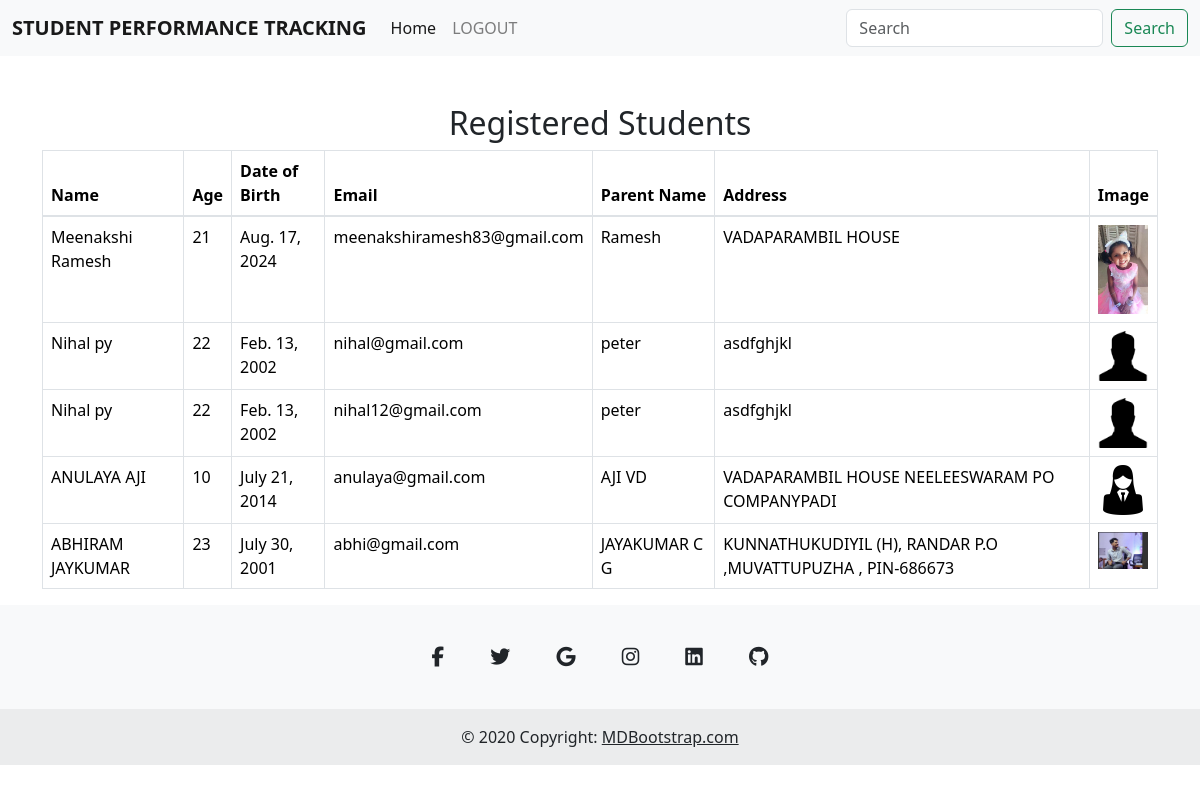
The page /faculty/students/ on the database its author committed.
### faculty/models.py (models this page shows)
class Student(models.Model):
    name =models.CharField(max_length=100)
    age = models.IntegerField()
    dob = models.DateField()
    address = models.TextField()
    email = models.EmailField(unique=True)
    image = models.ImageField(upload_to='student_images/')
    parent_name = models.CharField(max_length=100)
    password = models.CharField(max_length=100)

### faculty/views.py (the view)
# urls.py: path('students/', views.student_list, name='student_list'),
def student_list(request):
    students = Student.objects.all()  # Retrieve all students from the database
    return render(request, 'faculty/view_Stud.html', {'students': students})

### faculty/templates/faculty/view_Stud.html (shortened to what this page needs)
<!DOCTYPE html>
<html lang="en">
<head>
    <link href="https://stackpath.bootstrapcdn.com/bootstrap/4.5.2/css/bootstrap.min.css" rel="stylesheet">
    <link href="https://cdn.jsdelivr.net/npm/bootstrap@5.3.3/dist/css/bootstrap.min.css" rel="stylesheet"
>
</head>
<body>
 <nav class="navbar navbar-expand-lg navbar-light bg-light">
    <div class="container-fluid">
        <a class="navbar-brand" href="{% url 'faculty:faculty_home'%}"><b>STUDENT PERFORMANCE TRACKING</b> </a>
        <div class="collapse navbar-collapse" id="navbarScroll">
            <ul class="navbar-nav me-auto my-2 my-lg-0 navbar-nav-scroll" style="--bs-scroll-height: 100px;">
                <li class="nav-item">
                    <a class="nav-link active" aria-current="page" href="{% url 'faculty:faculty_home'%}">Home</a>
                </li>
                <li class="nav-item">
                    <a class="nav-link" href="{% url 'Administrator:index' %}">LOGOUT</a>
                </li>
                    </ul>
            <form class="d-flex">
                <input class="form-control me-2" type="search" placeholder="Search" aria-label="Search">
                <button class="btn btn-outline-success" type="submit">Search</button>
            </form>
        </div>
    </div>
</nav>
<div class="container mt-5">
    <h2 class="text-center">Registered Students</h2>
    <table class="table table-bordered">
        <thead>
            <tr>
                <th>Name</th>
                <th>Age</th>
                <th>Date of Birth</th>
                <th>Email</th>
                <th>Parent Name</th>
                <th>Address</th>
                <th>Image</th>
            </tr>
        </thead>
        <tbody>
            {% for student in students %}
            <tr>
                <td>{{ student.name }}</td>
                <td>{{ student.age }}</td>
                <td>{{ student.dob }}</td>
                <td>{{ student.email }}</td>
                <td>{{ student.parent_name }}</td>
                <td>{{ student.address }}</td>
                <td>
                    {% if student.image %}
                        <img src="{{ student.image.url }}" alt="Student Image" width="50">
                    {% else %}
                        No Image
                    {% endif %}
                </td>
            </tr>
            {% endfor %}
        </tbody>
    </table>
</div>
<footer class="text-center bg-body-tertiary">
    <div class="container pt-4">
      <section class="mb-4">
        <a
          data-mdb-ripple-init
          class="btn btn-link btn-floating btn-lg text-body m-1"
          href="#!"
          role="button"
          data-mdb-ripple-color="dark"
          ><i class="fab fa-facebook-f"></i
        ></a>
        <a
          data-mdb-ripple-init
          class="btn btn-link btn-floating btn-lg text-body m-1"
          href="#!"
          role="button"
          data-mdb-ripple-color="dark"
          ><i class="fab fa-twitter"></i
        ></a>
        <a
          data-mdb-ripple-init
          class="btn btn-link btn-floating btn-lg text-body m-1"
          href="#!"
          role="button"
          data-mdb-ripple-color="dark"
          ><i class="fab fa-google"></i
        ></a>
        <a
          data-mdb-ripple-init
          class="btn btn-link btn-floating btn-lg text-body m-1"
          href="#!"
          role="button"
          data-mdb-ripple-color="dark"
          ><i class="fab fa-instagram"></i
        ></a>
        <a
          data-mdb-ripple-init
          class="btn btn-link btn-floating btn-lg text-body m-1"
          href="#!"
          role="button"
          data-mdb-ripple-color="dark"
          ><i class="fab fa-linkedin"></i
        ></a>
        <a
          data-mdb-ripple-init
          class="btn btn-link btn-floating btn-lg text-body m-1"
          href="#!"
          role="button"
          data-mdb-ripple-color="dark"
          ><i class="fab fa-github"></i
        ></a>
      </section>
    </div>
    <div class="text-center p-3" style="background-color: rgba(0, 0, 0, 0.05);">
      © 2020 Copyright:
      <a class="text-body" href="https://mdbootstrap.com/">MDBootstrap.com</a>
    </div>
  </footer>
</body>
</html>

### rows shown on the page
Student: name "Meenakshi Ramesh", age "21", dob "Aug. 17, 2024", email "meenakshiramesh83@gmail.com", parent_name "Ramesh", address "VADAPARAMBIL HOUSE", image (picture)
Student: name "Nihal py", age "22", dob "Feb. 13, 2002", email "nihal@gmail.com", parent_name "peter", address "asdfghjkl", image (picture)
Student: name "Nihal py", age "22", dob "Feb. 13, 2002", email "nihal12@gmail.com", parent_name "peter", address "asdfghjkl", image (picture)
Student: name "ANULAYA AJI", age "10", dob "July 21, 2014", email "anulaya@gmail.com", parent_name "AJI VD", address "VADAPARAMBIL HOUSE NEELEESWARAM PO COMPANYPADI", image (picture)
Student: name "ABHIRAM JAYKUMAR", age "23", dob "July 30, 2001", email "abhi@gmail.com", parent_name "JAYAKUMAR C G", address "KUNNATHUKUDIYIL (H), RANDAR P.O ,MUVATTUPUZHA , PIN-686673", image (picture)
